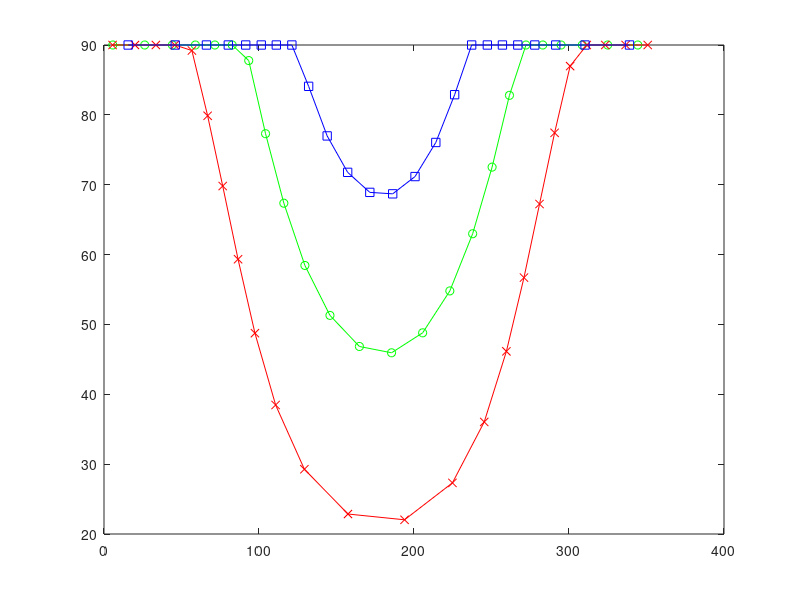
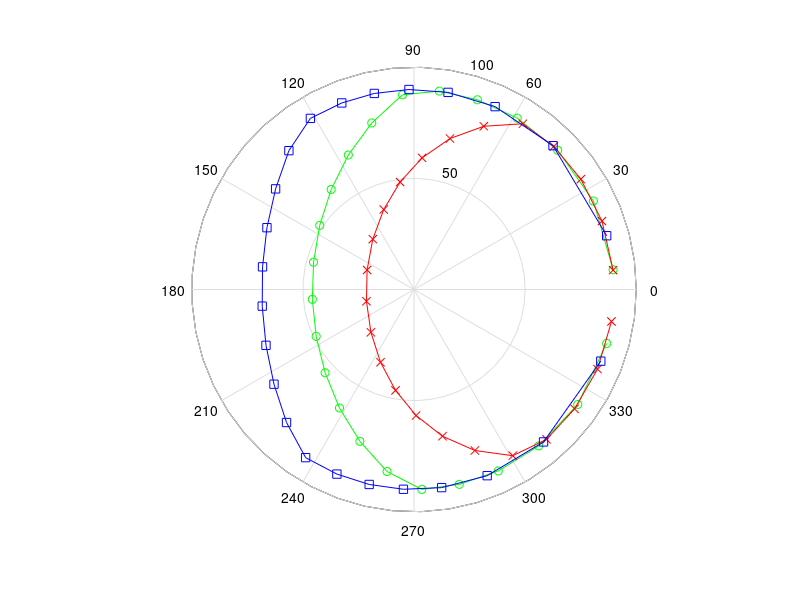

These charts were generated, in order, by the following MATLAB code:
close all
clear all

tt=1;

d = [79 172 355];
LT = [0:tt:23.5;0:tt:23.5;0:tt:23.5];

B = 360/365*(d-81); %in degrees

dec = 23.45*sin(B*pi/180); %in degrees

lat = 45; %45deg latitude
long = 111; %111deg longitude

LSTM = 15*7; %in degrees

EoT = 9.87*sin(2*B*pi/180) - 7.53*cos(B*pi/180) - 1.5*sin(B*pi/180);

TC_o = 4*(long-LSTM) + EoT;

TC = TC_o' * ones(1,24/tt);

LST = LT + TC./60;

HRA = 15*(LST-12); %in degrees



elev = asin((sin(dec*pi/180)*sin(lat*pi/180))'*ones(1,24/tt) + (cos(dec*pi/180)*cos(lat*pi/180))'*ones(1,24/tt).*cos(HRA*pi/180))*180/pi; %in degrees
azi = acos(((sin(dec*pi/180)*cos(lat*pi/180))'*ones(1,24/tt) - (cos(dec*pi/180)*sin(lat*pi/180))'*ones(1,24/tt).*cos(HRA*pi/180))./cos(elev*pi/180))*180/pi; %in degrees

azi_plot = [azi(:,1:12/tt),(360-azi(:,12/tt+1:24/tt))];

figure(1)

plot(azi_plot(1,:),90-max(elev(1,:),0),'go-')
hold on
plot(azi_plot(2,:),90-max(elev(2,:),0),'rx-')
plot(azi_plot(3,:),90-max(elev(3,:),0),'bs-')
hold off


figure(2)
%t = 0:.01:2*pi;
%P = polar(t,90*ones(size(t)));
%set(P, 'Visible', 'off')

polar(azi_plot(1,:).*pi/180,90.-max(elev(1,:),0),'go-')
hold on
polar(azi_plot(2,:).*pi/180,90.-max(elev(2,:),0),'rx-')
polar(azi_plot(3,:).*pi/180,90.-max(elev(3,:),0),'bs-')
hold off